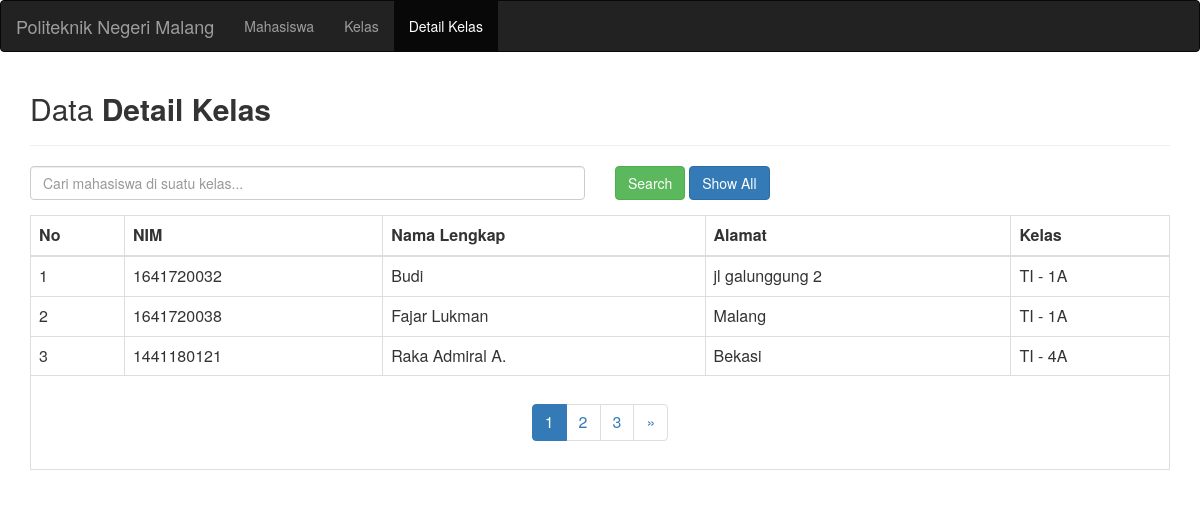
Screenshot of /index.php/detail_kelas with the database file from the repository.
### tables this page shows
CREATE TABLE `mahasiswa` (
  `id` int(10) NOT NULL,
  `nim` int(20) NOT NULL,
  `nama` varchar(30) NOT NULL,
  `alamat` varchar(30) NOT NULL
);

CREATE TABLE `kelas` (
  `id` int(10) NOT NULL,
  `nama_kelas` varchar(20) NOT NULL,
  `tingkat` int(10) NOT NULL
);

### index.php (called while the page is built, shortened)
<?php
require_once BASEPATH.'core/CodeIgniter.php';

### application/models/detailkelas_m.php (called while the page is built, shortened)
<?php
    class detailkelas_m extends CI_Model
    {
        public function get_detailkelas($limit, $start, $st = null)
        {
            $sql = "SELECT m.id, m.nim, m.nama, m.alamat, k.nama_kelas, k.tingkat FROM mahasiswa as m INNER JOIN detail_mahasiswa_kelas d on m.id = d.id_mahasiswa INNER JOIN kelas k on d.id_kelas = k.id WHERE m.nama LIKE '%$st%' ORDER BY m.nama ASC LIMIT ".$start.", ".$limit;
            $query = $this->db->query($sql);
            return $query->result();
        }
    }

### application/views/detailkelas_v.php (the view, shortened to what this page needs)
<html>
    <head>
        <link rel="stylesheet" href="<?php echo base_url('assets/bootstrap/css/bootstrap.css')?>"/>
    </head>
    <body>
        <nav class="navbar navbar-inverse">
            <div class="container-fluid">
                <div class="navbar-header">
                    <a class="navbar-brand" href="#">Politeknik Negeri Malang</a>
                </div>
                <ul class="nav navbar-nav">
                    <li><a href="<?php echo base_url('mahasiswa')?>">Mahasiswa</a></li>
                    <li><a href="<?php echo base_url('kelas')?>">Kelas</a></li>
                    <li class="active"><a href="<?php echo base_url('detail_kelas')?>">Detail Kelas</a></li>
                </ul>
            </div>
        </nav>
        <div class="container">
            <h2>Data <strong>Detail Kelas</strong></h2><hr>
            <?php
                $attr = array("class" => "form-horizontal", "role" => "form", "id" => "form1", "name" => "form1");
                echo form_open("detail_kelas/search", $attr);
            ?>
            <div class="form-group">
                <div class="col-md-6">
                    <input class="form-control" id="detailkelas_name" name="detailkelas_name" placeholder="Cari mahasiswa di suatu kelas..." type="text" value="<?php echo set_value('detailkelas_name')?>"/>
                </div>
                <div class="col-md-6">
                    <input id="btn_search" name="btn_search" type="submit" class="btn btn-success" value="Search" />
                    <a href="<?php echo base_url(). "detail_kelas"; ?>" class="btn btn-primary">Show All</a>
                </div>
                <?php echo form_close();?>
            </div>
            <table class="table table-bordered table-hover">
                <thead>
                    <tr>
                        <th>No</th>
                        <th>NIM</th>
                        <th>Nama Lengkap</th>
                        <th>Alamat</th>
                        <th>Kelas</th>
                    </tr>
                </thead>
                <tbody>
                    <?php
                        for($i = 0; $i < count($detailkelaslist); ++$i)
                        {
                            ?>
                                <tr>
                                    <td><?php echo $i+1?></td>
                                    <td><?php echo $detailkelaslist[$i]->nim?></td>
                                    <td><?php echo $detailkelaslist[$i]->nama?></td>
                                    <td><?php echo $detailkelaslist[$i]->alamat?></td>
                                    <td><?php echo $detailkelaslist[$i]->nama_kelas?></td>
                                </tr>
                            <?php
                        }
                    ?>
                    <tr>
                        <td colspan="5" align="center"><?php echo $pagination?></td>
                    </tr>
                </tbody>
            </table>
    </body>
</html>

### rows the page displays
mahasiswa: nim "1641720032", nama "Budi", alamat "jl galunggung 2", kelas.nama_kelas "TI - 1A"
mahasiswa: nim "1641720038", nama "Fajar Lukman", alamat "Malang", kelas.nama_kelas "TI - 1A"
mahasiswa: nim "1441180121", nama "Raka Admiral A.", alamat "Bekasi", kelas.nama_kelas "TI - 4A"

### other values shown
$pagination "1 2 3 »"
